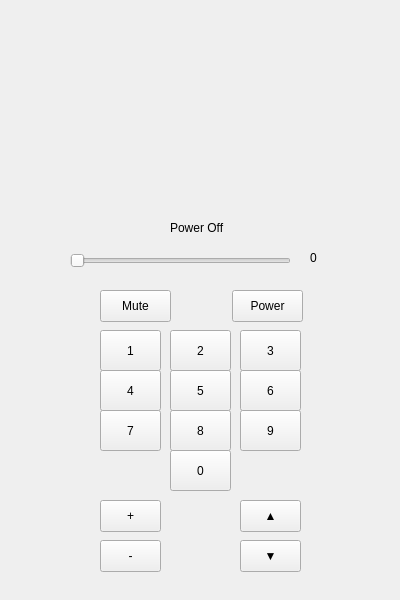
<?xml version="1.0" encoding="UTF-8"?>
<ui version="4.0">
 <class>MainWindow</class>
 <widget class="QMainWindow" name="MainWindow">
  <property name="geometry">
   <rect>
    <x>0</x>
    <y>0</y>
    <width>400</width>
    <height>600</height>
   </rect>
  </property>
  <property name="sizePolicy">
   <sizepolicy hsizetype="Fixed" vsizetype="Fixed">
    <horstretch>0</horstretch>
    <verstretch>0</verstretch>
   </sizepolicy>
  </property>
  <property name="minimumSize">
   <size>
    <width>400</width>
    <height>600</height>
   </size>
  </property>
  <property name="maximumSize">
   <size>
    <width>400</width>
    <height>600</height>
   </size>
  </property>
  <property name="windowTitle">
   <string>Television App</string>
  </property>
  <widget class="QWidget" name="centralwidget">
   <widget class="QPushButton" name="button_1">
    <property name="geometry">
     <rect>
      <x>100</x>
      <y>330</y>
      <width>61</width>
      <height>41</height>
     </rect>
    </property>
    <property name="text">
     <string>1</string>
    </property>
    <attribute name="buttonGroup">
     <string notr="true">group_buttons</string>
    </attribute>
   </widget>
   <widget class="QPushButton" name="button_2">
    <property name="geometry">
     <rect>
      <x>170</x>
      <y>330</y>
      <width>61</width>
      <height>41</height>
     </rect>
    </property>
    <property name="text">
     <string>2</string>
    </property>
    <attribute name="buttonGroup">
     <string notr="true">group_buttons</string>
    </attribute>
   </widget>
   <widget class="QPushButton" name="button_3">
    <property name="geometry">
     <rect>
      <x>240</x>
      <y>330</y>
      <width>61</width>
      <height>41</height>
     </rect>
    </property>
    <property name="text">
     <string>3</string>
    </property>
    <attribute name="buttonGroup">
     <string notr="true">group_buttons</string>
    </attribute>
   </widget>
   <widget class="QPushButton" name="button_5">
    <property name="geometry">
     <rect>
      <x>170</x>
      <y>370</y>
      <width>61</width>
      <height>41</height>
     </rect>
    </property>
    <property name="text">
     <string>5</string>
    </property>
    <attribute name="buttonGroup">
     <string notr="true">group_buttons</string>
    </attribute>
   </widget>
   <widget class="QPushButton" name="button_4">
    <property name="geometry">
     <rect>
      <x>100</x>
      <y>370</y>
      <width>61</width>
      <height>41</height>
     </rect>
    </property>
    <property name="text">
     <string>4</string>
    </property>
    <attribute name="buttonGroup">
     <string notr="true">group_buttons</string>
    </attribute>
   </widget>
   <widget class="QPushButton" name="button_6">
    <property name="geometry">
     <rect>
      <x>240</x>
      <y>370</y>
      <width>61</width>
      <height>41</height>
     </rect>
    </property>
    <property name="text">
     <string>6</string>
    </property>
    <attribute name="buttonGroup">
     <string notr="true">group_buttons</string>
    </attribute>
   </widget>
   <widget class="QPushButton" name="button_8">
    <property name="geometry">
     <rect>
      <x>170</x>
      <y>410</y>
      <width>61</width>
      <height>41</height>
     </rect>
    </property>
    <property name="text">
     <string>8</string>
    </property>
    <attribute name="buttonGroup">
     <string notr="true">group_buttons</string>
    </attribute>
   </widget>
   <widget class="QPushButton" name="button_7">
    <property name="geometry">
     <rect>
      <x>100</x>
      <y>410</y>
      <width>61</width>
      <height>41</height>
     </rect>
    </property>
    <property name="text">
     <string>7</string>
    </property>
    <attribute name="buttonGroup">
     <string notr="true">group_buttons</string>
    </attribute>
   </widget>
   <widget class="QPushButton" name="button_9">
    <property name="geometry">
     <rect>
      <x>240</x>
      <y>410</y>
      <width>61</width>
      <height>41</height>
     </rect>
    </property>
    <property name="text">
     <string>9</string>
    </property>
    <attribute name="buttonGroup">
     <string notr="true">group_buttons</string>
    </attribute>
   </widget>
   <widget class="QPushButton" name="button_0">
    <property name="geometry">
     <rect>
      <x>170</x>
      <y>450</y>
      <width>61</width>
      <height>41</height>
     </rect>
    </property>
    <property name="text">
     <string>0</string>
    </property>
    <attribute name="buttonGroup">
     <string notr="true">group_buttons</string>
    </attribute>
   </widget>
   <widget class="QPushButton" name="button_power">
    <property name="geometry">
     <rect>
      <x>232</x>
      <y>290</y>
      <width>71</width>
      <height>32</height>
     </rect>
    </property>
    <property name="text">
     <string>Power</string>
    </property>
   </widget>
   <widget class="QPushButton" name="button_plus">
    <property name="geometry">
     <rect>
      <x>100</x>
      <y>500</y>
      <width>61</width>
      <height>32</height>
     </rect>
    </property>
    <property name="text">
     <string>+</string>
    </property>
   </widget>
   <widget class="QPushButton" name="button_minus">
    <property name="geometry">
     <rect>
      <x>100</x>
      <y>540</y>
      <width>61</width>
      <height>32</height>
     </rect>
    </property>
    <property name="text">
     <string>-</string>
    </property>
   </widget>
   <widget class="QPushButton" name="button_down">
    <property name="geometry">
     <rect>
      <x>240</x>
      <y>540</y>
      <width>61</width>
      <height>32</height>
     </rect>
    </property>
    <property name="text">
     <string>▼</string>
    </property>
   </widget>
   <widget class="QPushButton" name="button_up">
    <property name="geometry">
     <rect>
      <x>240</x>
      <y>500</y>
      <width>61</width>
      <height>32</height>
     </rect>
    </property>
    <property name="text">
     <string>▲</string>
    </property>
   </widget>
   <widget class="QPushButton" name="button_mute">
    <property name="geometry">
     <rect>
      <x>100</x>
      <y>290</y>
      <width>71</width>
      <height>32</height>
     </rect>
    </property>
    <property name="text">
     <string>Mute</string>
    </property>
   </widget>
   <widget class="QSlider" name="slider_volume">
    <property name="geometry">
     <rect>
      <x>70</x>
      <y>250</y>
      <width>221</width>
      <height>21</height>
     </rect>
    </property>
    <property name="orientation">
     <enum>Qt::Horizontal</enum>
    </property>
   </widget>
   <widget class="QLabel" name="label_channel">
    <property name="geometry">
     <rect>
      <x>170</x>
      <y>220</y>
      <width>61</width>
      <height>16</height>
     </rect>
    </property>
    <property name="text">
     <string>Power Off</string>
    </property>
   </widget>
   <widget class="QLabel" name="label_volume">
    <property name="geometry">
     <rect>
      <x>310</x>
      <y>250</y>
      <width>21</width>
      <height>16</height>
     </rect>
    </property>
    <property name="text">
     <string>0</string>
    </property>
   </widget>
   <widget class="QLabel" name="label_screen">
    <property name="geometry">
     <rect>
      <x>70</x>
      <y>40</y>
      <width>260</width>
      <height>150</height>
     </rect>
    </property>
    <property name="sizePolicy">
     <sizepolicy hsizetype="Fixed" vsizetype="Fixed">
      <horstretch>0</horstretch>
      <verstretch>0</verstretch>
     </sizepolicy>
    </property>
    <property name="minimumSize">
     <size>
      <width>260</width>
      <height>150</height>
     </size>
    </property>
    <property name="maximumSize">
     <size>
      <width>260</width>
      <height>150</height>
     </size>
    </property>
    <property name="text">
     <string/>
    </property>
    <property name="pixmap">
     <pixmap>black.jpg</pixmap>
    </property>
    <property name="scaledContents">
     <bool>true</bool>
    </property>
   </widget>
  </widget>
 </widget>
 <resources/>
 <connections/>
 <buttongroups>
  <buttongroup name="group_buttons"/>
 </buttongroups>
</ui>
